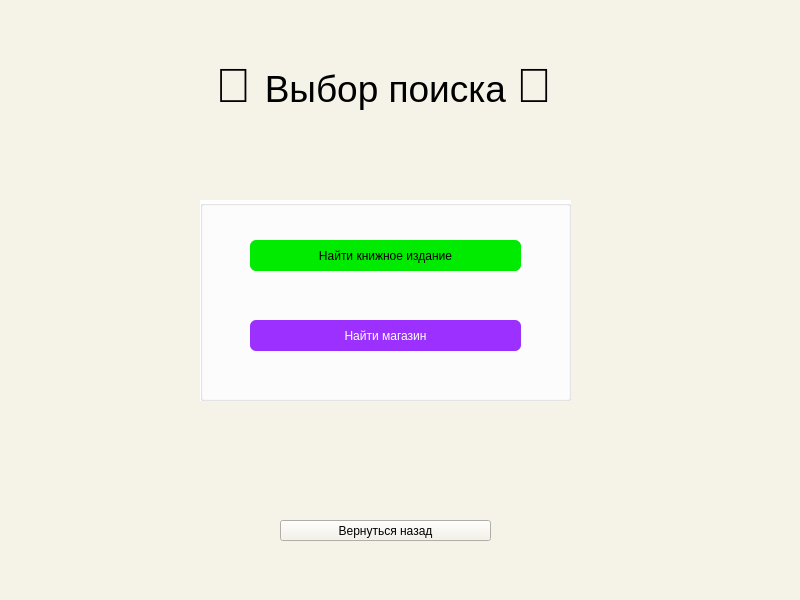
<?xml version="1.0" encoding="UTF-8"?>
<ui version="4.0">
 <class>user_menu</class>
 <widget class="QDialog" name="user_menu">
  <property name="geometry">
   <rect>
    <x>0</x>
    <y>0</y>
    <width>800</width>
    <height>600</height>
   </rect>
  </property>
  <property name="windowTitle">
   <string>Dialog</string>
  </property>
  <property name="styleSheet">
   <string notr="true">background-color: #F5F2E7;
    color: black;</string>
  </property>
  <widget class="QLabel" name="label">
   <property name="geometry">
    <rect>
     <x>-10</x>
     <y>50</y>
     <width>801</width>
     <height>71</height>
    </rect>
   </property>
   <property name="text">
    <string>&lt;html&gt;&lt;head/&gt;&lt;body&gt;&lt;p align=&quot;center&quot;&gt;&lt;span style=&quot; font-size:36pt;&quot;&gt;🤔 &lt;/span&gt;&lt;span style=&quot; font-size:28pt;&quot;&gt;Выбор поиска &lt;/span&gt;&lt;span style=&quot; font-size:36pt;&quot;&gt;🤔 &lt;/span&gt;&lt;/p&gt;&lt;/body&gt;&lt;/html&gt;</string>
   </property>
  </widget>
  <widget class="QGroupBox" name="groupBox">
   <property name="geometry">
    <rect>
     <x>200</x>
     <y>200</y>
     <width>371</width>
     <height>201</height>
    </rect>
   </property>
   <property name="styleSheet">
    <string notr="true">background-color:white</string>
   </property>
   <property name="title">
    <string/>
   </property>
   <widget class="QPushButton" name="pushButton">
    <property name="geometry">
     <rect>
      <x>50</x>
      <y>40</y>
      <width>271</width>
      <height>31</height>
     </rect>
    </property>
    <property name="styleSheet">
     <string notr="true">QPushButton{
    background-color: #01EB00; /* Очень ярко-зелёный */
    color: black;              /* Черный текст */
	border: none;              /* Без обводки */
    border-radius: 6px;
    padding: 6px 12px;
    font-weight: normal;
}

QPushButton:hover {
    background-color: #01C700; /* Темнее при наведении */
}

QPushButton:pressed {
    background-color: #019900; /* Ещё темнее при нажатии */
}</string>
    </property>
    <property name="text">
     <string>Найти книжное издание</string>
    </property>
   </widget>
   <widget class="QPushButton" name="pushButton_2">
    <property name="geometry">
     <rect>
      <x>50</x>
      <y>120</y>
      <width>271</width>
      <height>31</height>
     </rect>
    </property>
    <property name="styleSheet">
     <string notr="true">QPushButton {
    background-color: #9B30FF; /* Яркий неоновый фиолетовый */
    color: white;              /* Белый текст для контраста */
    border: none;
    border-radius: 6px;
    padding: 6px 12px;
    font-weight: normal;
}

QPushButton:hover {
    background-color: #7A1EFF; /* Более насыщенный при наведении */
}

QPushButton:pressed {
    background-color: #5F00CC; /* Темнее при нажатии */
}
</string>
    </property>
    <property name="text">
     <string>Найти магазин</string>
    </property>
   </widget>
  </widget>
  <widget class="QPushButton" name="closeButton">
   <property name="geometry">
    <rect>
     <x>280</x>
     <y>520</y>
     <width>211</width>
     <height>21</height>
    </rect>
   </property>
   <property name="styleSheet">
    <string notr="true">QPushButton {
    background-color: #F5F2E7; /* Ярко-красный */
    color: black;              /* Черный текст */
 
}

QPushButton:hover {
    background-color: #D32F2F; /* Темнее при наведении */
}

QPushButton:pressed {
    background-color: #B71C1C; /* Ещё темнее при нажатии */
}</string>
   </property>
   <property name="text">
    <string>Вернуться назад</string>
   </property>
  </widget>
 </widget>
 <resources/>
 <connections/>
</ui>
